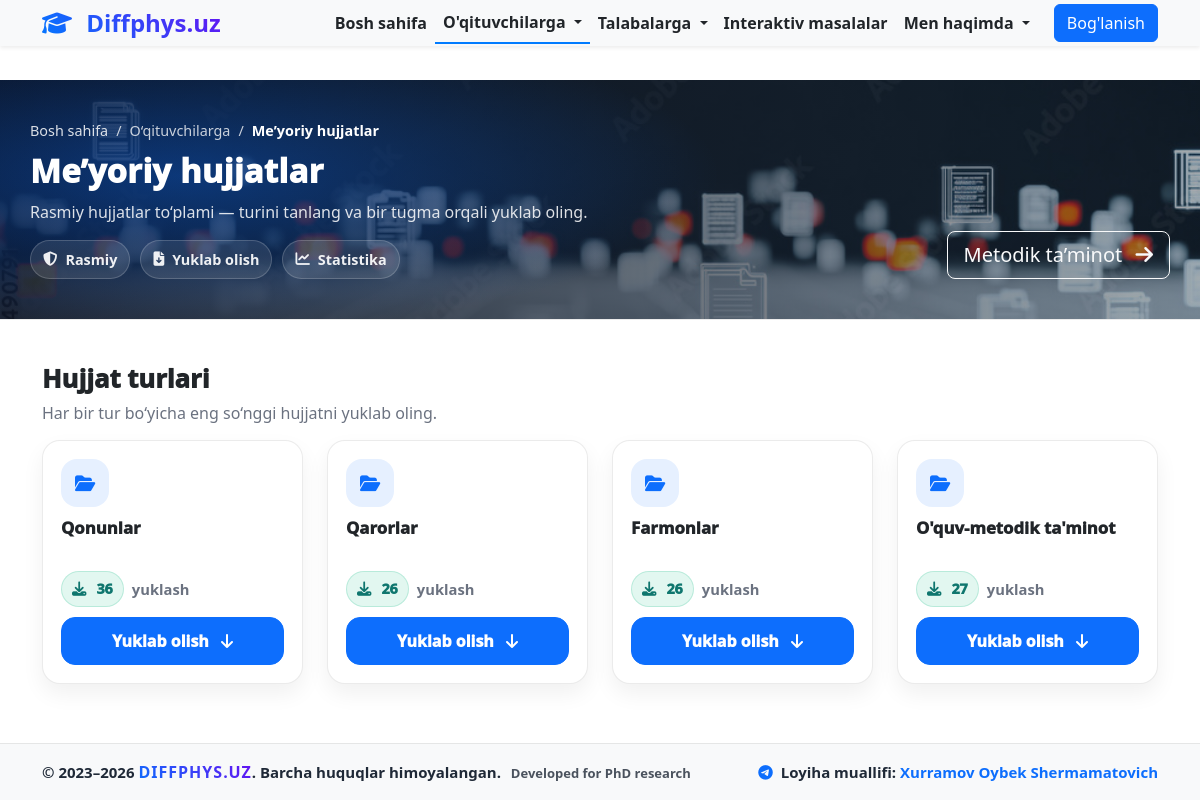
The app's page /meyoriy/ with its own data.
### docs/models.py (models this page shows, shortened)
class MeyoriyHujjat(models.Model):
    HUJJAT_TURLARI = [
        ("qonun", "Qonunlar"),
        ("qaror", "Qarorlar"),
        ("farmon", "Farmonlar"),
        ("metodik", "O'quv-metodik ta'minot"),
    ]
    sarlavha = models.CharField(max_length=255)
    tur = models.CharField(max_length=20, choices=HUJJAT_TURLARI, default="qonun")
    fayl = models.FileField(upload_to=upload_meyoriy, max_length=500)
    yuklashlar_soni = models.PositiveIntegerField(default=0)

### core/views.py (the view)
# urls.py: path("meyoriy/", views.meyoriy_hujjatlar, name="meyoriy_hujjatlar"),
def meyoriy_hujjatlar(request):
    turkumlar = {}
    for tur, nom in MeyoriyHujjat.HUJJAT_TURLARI:
        turkumlar[nom] = MeyoriyHujjat.objects.filter(tur=tur)
    return render(request, "core/meyoriy_hujjatlar.html", {"turkumlar": turkumlar})

### core/templates/core/meyoriy_hujjatlar.html (shortened to what this page needs)
{% extends 'base.html' %}
{% load static %}
{% block content %}
<section class="hero-mini">
  <div class="hero-mini__bg" style="background-image:url('{% static 'images/norm_docs.jpeg' %}');"></div>
  <div class="hero-mini__overlay"></div>
  <div class="container hero-mini__content">
    <div class="d-flex flex-column flex-lg-row justify-content-between align-items-lg-end gap-3">
      <div>
        <div class="hero-mini__crumbs">
          <a href="{% url 'home' %}">Bosh sahifa</a> <span>/</span>
          <span>O‘qituvchilarga</span> <span>/</span>
          <span class="active">Me’yoriy hujjatlar</span>
        </div>
        <h1 class="hero-mini__title">Me’yoriy hujjatlar</h1>
        <p class="hero-mini__subtitle">
          Rasmiy hujjatlar to‘plami — turini tanlang va bir tugma orqali yuklab oling.
        </p>
        <div class="hero-mini__chips">
          <span class="chip"><i class="fas fa-shield-halved"></i> Rasmiy</span>
          <span class="chip"><i class="fas fa-file-arrow-down"></i> Yuklab olish</span>
          <span class="chip"><i class="fas fa-chart-line"></i> Statistika</span>
        </div>
      </div>
      <div class="hero-mini__actions">
        <a href="{% url 'metodik_taminot' %}" class="btn btn-outline-light btn-lg">
          Metodik ta’minot <i class="fas fa-arrow-right ms-2"></i>
        </a>
      </div>
    </div>
  </div>
</section>
<section class="section-pro">
  <div class="container">
    <div class="section-pro__head">
      <div>
        <h2 class="section-pro__title">Hujjat turlari</h2>
        <p class="section-pro__desc">Har bir tur bo‘yicha eng so‘nggi hujjatni yuklab oling.</p>
      </div>
    </div>
    <div class="row g-4">
      {% for tur, hujjatlar in turkumlar.items %}
        {% if hujjatlar %}
          <div class="col-12 col-md-6 col-lg-4 col-xl-3">
            <div class="doc-card-pro h-100">
              <div class="doc-card-pro__top">
                <div class="doc-card-pro__icon">
                  <i class="fas fa-folder-open"></i>
                </div>
                <div class="doc-card-pro__title">
                  {{ hujjatlar.0.get_tur_display }}
                </div>
                <div class="doc-card-pro__meta">
                  <span class="badge-soft">
                    <i class="fas fa-download me-1"></i> {{ hujjatlar.0.yuklashlar_soni }}
                  </span>
                  <span class="meta-text">yuklash</span>
                </div>
              </div>
              <div class="doc-card-pro__bottom">
                <a href="{% url 'download_hujjat' hujjatlar.0.id %}" class="btn btn-primary w-100 btn-pro">
                  Yuklab olish <i class="fas fa-arrow-down ms-2"></i>
                </a>
              </div>
            </div>
          </div>
        {% endif %}
      {% endfor %}
    </div>
  </div>
</section>
{% endblock %}

### static/css/style.css (style rules this page uses)
html, body { height: 100%; margin: 0; }
body { display: flex; flex-direction: column; }
.hero-mini { position: relative; overflow: hidden; border-bottom: 1px solid rgba(0,0,0,.08); min-height: 240px; display:flex; align-items:center; }
.hero-mini__bg { position:absolute; inset:0; background-position:center; background-size:cover; transform: scale(1.03); }
.hero-mini__overlay { position:absolute; inset:0; background: radial-gradient(900px 260px at 15% 40%, rgba(13,110,253,.40), transparent 60%), linear-gradient(90deg, rgba(9,14,28,.88), rgba(9,14,28,.35)); }
.hero-mini__content { position: relative; padding: 38px 0; color:#fff; }
.hero-mini__crumbs { font-size: .9rem; color: rgba(255,255,255,.78); display:flex; flex-wrap: wrap; gap:8px; align-items:center; }
.hero-mini__crumbs a { color: rgba(255,255,255,.85); text-decoration: none; }
.hero-mini__crumbs .active { color:#fff; font-weight: 800; }
.hero-mini__title { margin: 10px 0 8px 0; font-weight: 950; letter-spacing: .2px; font-size: 2.05rem; }
.hero-mini__subtitle { margin: 0; max-width: 820px; color: rgba(255,255,255,.86); line-height: 1.7; }
.hero-mini__chips { margin-top: 14px; display:flex; flex-wrap: wrap; gap:10px; }
.chip { display:inline-flex; align-items:center; gap:8px; padding: 8px 12px; border-radius: 999px; background: rgba(255,255,255,.10); border: 1px solid rgba(255,255,255,.18); color: rgba(255,255,255,.92); font-weight: 800; font-size: .9rem; }
.section-pro { padding: 44px 0; }
.section-pro__head { display:flex; justify-content: space-between; align-items:flex-end; gap: 14px; margin-bottom: 14px; }
.section-pro__title { font-weight: 950; font-size: 1.6rem; margin:0 0 6px 0; }
.section-pro__desc { margin:0; color:#6b7280; line-height: 1.6; }
.doc-card-pro { background:#fff; border: 1px solid rgba(0,0,0,.08); border-radius: 18px; box-shadow: 0 10px 22px rgba(0,0,0,.06); overflow:hidden; transition: transform .18s ease, box-shadow .18s ease; }
.doc-card-pro__top { padding: 18px 18px 10px 18px; }
.doc-card-pro__icon { width: 48px; height: 48px; border-radius: 16px; display:flex; align-items:center; justify-content:center; background: rgba(13,110,253,.10); color:#0d6efd; font-size: 18px; margin-bottom: 10px; }
.doc-card-pro__title { font-weight: 950; font-size: 1.05rem; line-height: 1.25; min-height: 44px; }
.doc-card-pro__meta { display:flex; align-items:center; gap:8px; margin-top: 10px; }
.badge-soft { display:inline-flex; align-items:center; gap:6px; padding: 6px 10px; border-radius: 999px; background: rgba(16,185,129,.12); border: 1px solid rgba(16,185,129,.20); color:#0f766e; font-weight: 950; font-size: .9rem; }
.meta-text { color:#6b7280; font-weight: 800; font-size: .92rem; }
.doc-card-pro__bottom { padding: 0 18px 18px 18px; }
.btn-pro { border-radius: 14px; padding: 11px 14px; font-weight: 950; }

### records on screen
MeyoriyHujjat: tur "Qonunlar", yuklashlar_soni "36"
MeyoriyHujjat: tur "Qarorlar", yuklashlar_soni "26"
MeyoriyHujjat: tur "Farmonlar", yuklashlar_soni "26"
MeyoriyHujjat: tur "O'quv-metodik ta'minot", yuklashlar_soni "27"
